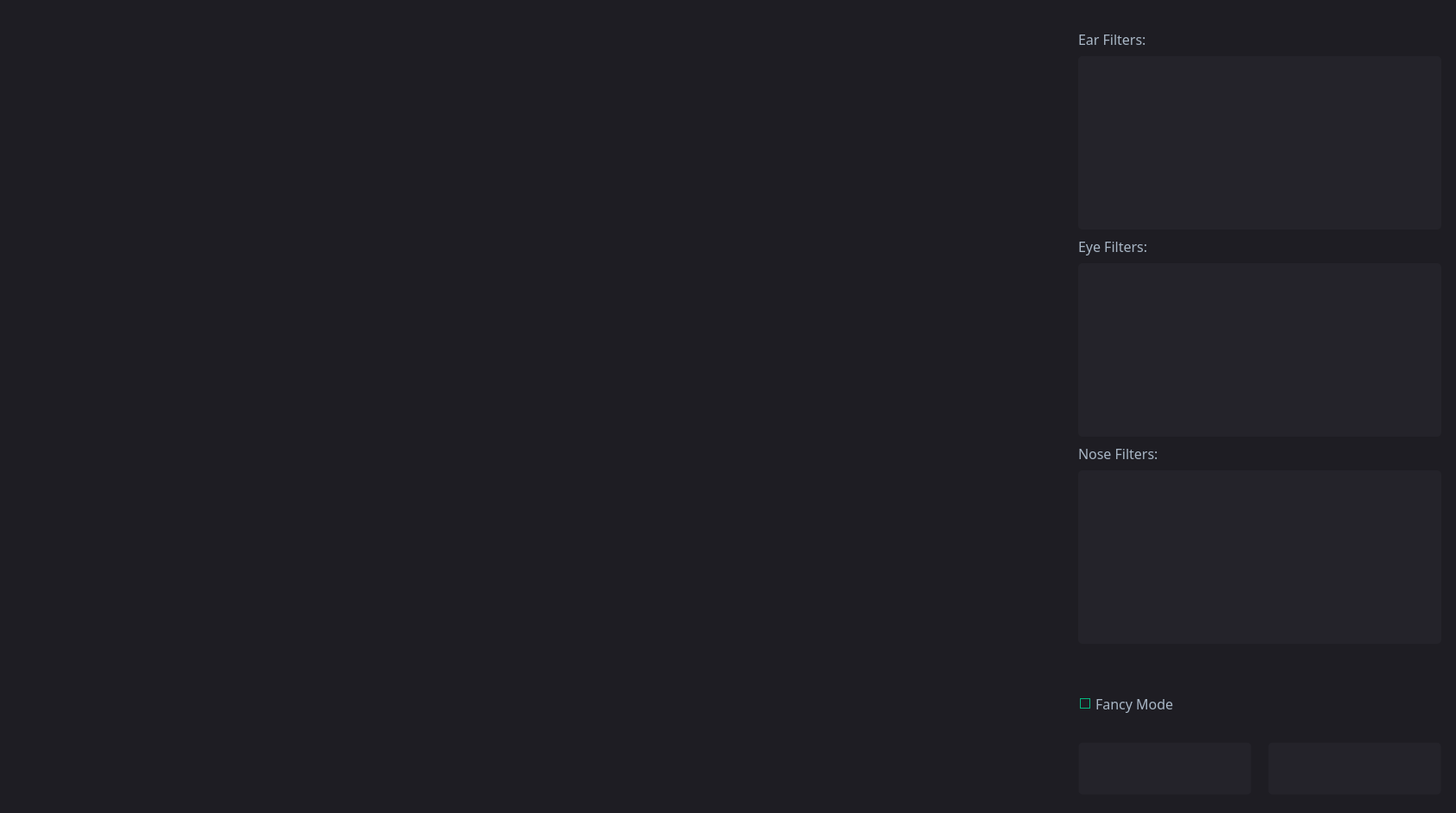
<?xml version="1.0" encoding="UTF-8"?>
<ui version="4.0">
 <class>Dialog</class>
 <widget class="QDialog" name="Dialog">
  <property name="geometry">
   <rect>
    <x>0</x>
    <y>0</y>
    <width>1688</width>
    <height>942</height>
   </rect>
  </property>
  <property name="sizePolicy">
   <sizepolicy hsizetype="Preferred" vsizetype="Preferred">
    <horstretch>0</horstretch>
    <verstretch>0</verstretch>
   </sizepolicy>
  </property>
  <property name="acceptDrops">
   <bool>false</bool>
  </property>
  <property name="windowTitle">
   <string>Pyxie</string>
  </property>
  <property name="styleSheet">
   <string notr="true">QMainWindow {
	background-color:#1e1d23;
}
QWidget{
	outline: none;
}
QListWidget {
	background-color:#24232a;
	border-color: #47596b;
	border-radius: 5px;
}
QDialog {
	background-color:#1e1d23;
}
QColorDialog {
	background-color:#1e1d23;
}
QTextEdit {
	background-color:#1e1d23;
	color: #a9b7c6;
}
QPlainTextEdit {
	selection-background-color:#007b50;
	background-color:#1e1d23;
	border-style: solid;
	border-top-color: transparent;
	border-right-color: transparent;
	border-left-color: transparent;
	border-bottom-color: transparent;
	border-width: 1px;
	color: #a9b7c6;
}
QPushButton{
	border-radius: 5px;
	border-style: solid;
	border-top-color: transparent;
	border-right-color: transparent;
	border-left-color: transparent;
	border-bottom-color: transparent;
	border-width: 1px;
	border-style: solid;
	color: #1e1d23;
	padding: 2px;
	background-color: #24232a;
}
QPushButton::default{
	border-style: inset;
	border-top-color: transparent;
	border-right-color: transparent;
	border-left-color: transparent;
	border-bottom-color: #04b97f;
	border-width: 1px;
	color: #a9b7c6;
	padding: 2px;
	background-color: #1e1d23;
}
QToolButton {
	border-style: solid;
	border-top-color: transparent;
	border-right-color: transparent;
	border-left-color: transparent;
	border-bottom-color: #04b97f;
	border-bottom-width: 1px;
	border-style: solid;
	color: #a9b7c6;
	padding: 2px;
	background-color: #1e1d23;
}
QToolButton:hover{
	border-style: solid;
	border-top-color: transparent;
	border-right-color: transparent;
	border-left-color: transparent;
	border-bottom-color: #37efba;
	border-bottom-width: 2px;
	border-style: solid;
	color: #FFFFFF;
	padding-bottom: 1px;
	background-color: #1e1d23;
}
QPushButton:hover{
	border-style: solid;
	border-top-color: transparent;
	border-right-color: transparent;
	border-left-color: transparent;
	border-bottom-color: #37efba;
	border-bottom-width: 1px;
	border-style: solid;
	color: #FFFFFF;
	padding-bottom: 2px;
	background-color: #3c3a46;
}
QPushButton:pressed{
	border-style: solid;
	border-top-color: transparent;
	border-right-color: transparent;
	border-left-color: transparent;
	border-bottom-color: #37efba;
	border-bottom-width: 2px;
	border-style: solid;
	color: #37efba;
	padding-bottom: 1px;
	background-color: #302e38;
}
QListWidget::item:hover
{
	border-width: 1px;
	border-radius: 2px;
	background-color: #3c3a46;
}
QListWidget::item:selected
{
	border-width: 1px;
	border-radius: 2px;
	background-color: #37efba;
}
QPushButton:disabled{
	border-style: solid;
	border-top-color: transparent;
	border-right-color: transparent;
	border-left-color: transparent;
	border-bottom-color: #808086;
	border-bottom-width: 2px;
	border-style: solid;
	color: #808086;
	padding-bottom: 1px;
	background-color: #1e1d23;
}
QLineEdit {
	border-width: 1px; border-radius: 4px;
	border-color: rgb(58, 58, 58);
	border-style: inset;
	padding: 0 8px;
	color: #a9b7c6;
	background:#1e1d23;
	selection-background-color:#007b50;
	selection-color: #FFFFFF;
}
QLabel {
	background-color:transparent;
	color: #a9b7c6;
}
QLCDNumber {
	color: #37e6b4;
}
QProgressBar {
	text-align: center;
	color: rgb(240, 240, 240);
	border-width: 1px; 
	border-radius: 10px;
	border-color: rgb(58, 58, 58);
	border-style: inset;
	background-color:#1e1d23;
}
QProgressBar::chunk {
	background-color: #04b97f;
	border-radius: 5px;
}
QMenuBar {
	background-color: #1e1d23;
}
QMenuBar::item {
	color: #a9b7c6;
  	spacing: 3px;
  	padding: 1px 4px;
  	background: #1e1d23;
}

QMenuBar::item:selected {
  	background:#1e1d23;
	color: #FFFFFF;
}
QMenu::item:selected {
	border-style: solid;
	border-top-color: transparent;
	border-right-color: transparent;
	border-left-color: #04b97f;
	border-bottom-color: transparent;
	border-left-width: 2px;
	color: #FFFFFF;
	padding-left:15px;
	padding-top:4px;
	padding-bottom:4px;
	padding-right:7px;
	background-color: #1e1d23;
}
QMenu::item {
	border-style: solid;
	border-top-color: transparent;
	border-right-color: transparent;
	border-left-color: transparent;
	border-bottom-color: transparent;
	border-bottom-width: 1px;
	border-style: solid;
	color: #a9b7c6;
	padding-left:17px;
	padding-top:4px;
	padding-bottom:4px;
	padding-right:7px;
	background-color: #1e1d23;
}
QMenu{
	background-color:#1e1d23;
}
QTabWidget {
	color:rgb(0,0,0);
	background-color:#1e1d23;
}
QTabWidget::pane {
		border-color: rgb(77,77,77);
		background-color:#1e1d23;
		border-style: solid;
		border-width: 1px;
    	border-radius: 6px;
}
QTabBar::tab {
	border-style: solid;
	border-top-color: transparent;
	border-right-color: transparent;
	border-left-color: transparent;
	border-bottom-color: transparent;
	border-bottom-width: 1px;
	border-style: solid;
	color: #808086;
	padding: 3px;
	margin-left:3px;
	background-color: #1e1d23;
}
QTabBar::tab:selected, QTabBar::tab:last:selected, QTabBar::tab:hover {
  	border-style: solid;
	border-top-color: transparent;
	border-right-color: transparent;
	border-left-color: transparent;
	border-bottom-color: #04b97f;
	border-bottom-width: 2px;
	border-style: solid;
	color: #FFFFFF;
	padding-left: 3px;
	padding-bottom: 2px;
	margin-left:3px;
	background-color: #1e1d23;
}

QCheckBox {
	color: #a9b7c6;
	padding: 2px;
}
QCheckBox:disabled {
	color: #808086;
	padding: 2px;
}

QCheckBox:hover {
	border-radius:4px;
	border-style:solid;
	padding-left: 1px;
	padding-right: 1px;
	padding-bottom: 1px;
	padding-top: 1px;
	border-width:1px;
	border-color: rgb(87, 97, 106);
	background-color:#1e1d23;
}
QCheckBox::indicator:checked {

	height: 10px;
	width: 10px;
	border-style:solid;
	border-width: 1px;
	border-color: #04b97f;
	color: #a9b7c6;
	background-color: #04b97f;
}
QCheckBox::indicator:unchecked {

	height: 10px;
	width: 10px;
	border-style:solid;
	border-width: 1px;
	border-color: #04b97f;
	color: #a9b7c6;
	background-color: transparent;
}
QRadioButton {
	color: #a9b7c6;
	background-color: #1e1d23;
	padding: 1px;
}
QRadioButton::indicator:checked {
	height: 10px;
	width: 10px;
	border-style:solid;
	border-radius:5px;
	border-width: 1px;
	border-color: #04b97f;
	color: #a9b7c6;
	background-color: #04b97f;
}
QRadioButton::indicator:!checked {
	height: 10px;
	width: 10px;
	border-style:solid;
	border-radius:5px;
	border-width: 1px;
	border-color: #04b97f;
	color: #a9b7c6;
	background-color: transparent;
}
QStatusBar {
	color:#027f7f;
}
QSpinBox {
	color: #a9b7c6;	
	background-color: #1e1d23;
}
QDoubleSpinBox {
	color: #a9b7c6;	
	background-color: #1e1d23;
}
QTimeEdit {
	color: #a9b7c6;	
	background-color: #1e1d23;
}
QDateTimeEdit {
	color: #a9b7c6;	
	background-color: #1e1d23;
}
QDateEdit {
	color: #a9b7c6;	
	background-color: #1e1d23;
}
QComboBox {
	color: #a9b7c6;	
	background: #1e1d23;
}
QComboBox:editable {
	background: #1e1d23;
	color: #a9b7c6;
	selection-background-color: #1e1d23;
}
QComboBox QAbstractItemView {
	color: #a9b7c6;	
	background: #1e1d23;
	selection-color: #FFFFFF;
	selection-background-color: #1e1d23;
}
QComboBox:!editable:on, QComboBox::drop-down:editable:on {
	color: #a9b7c6;	
	background: #1e1d23;
}
QFontComboBox {
	color: #a9b7c6;	
	background-color: #1e1d23;
}
QToolBox {
	color: #a9b7c6;
	background-color: #1e1d23;
}
QToolBox::tab {
	color: #a9b7c6;
	background-color: #1e1d23;
}
QToolBox::tab:selected {
	color: #FFFFFF;
	background-color: #1e1d23;
}
QScrollArea {
	color: #FFFFFF;
	background-color: #1e1d23;
}
QSlider::groove:horizontal {
	height: 5px;
	background: #04b97f;
}
QSlider::groove:vertical {
	width: 5px;
	background: #04b97f;
}
QSlider::handle:horizontal {
	background: qlineargradient(x1:0, y1:0, x2:1, y2:1, stop:0 #b4b4b4, stop:1 #8f8f8f);
	border: 1px solid #5c5c5c;
	width: 14px;
	margin: -5px 0;
	border-radius: 7px;
}
QSlider::handle:vertical {
	background: qlineargradient(x1:1, y1:1, x2:0, y2:0, stop:0 #b4b4b4, stop:1 #8f8f8f);
	border: 1px solid #5c5c5c;
	height: 14px;
	margin: 0 -5px;
	border-radius: 7px;
}
QSlider::add-page:horizontal {
    background: white;
}
QSlider::add-page:vertical {
    background: white;
}
QSlider::sub-page:horizontal {
    background: #04b97f;
}
QSlider::sub-page:vertical {
    background: #04b97f;
}
</string>
  </property>
  <widget class="QListWidget" name="eyeFilters">
   <property name="geometry">
    <rect>
     <x>1250</x>
     <y>305</y>
     <width>421</width>
     <height>201</height>
    </rect>
   </property>
   <property name="focusPolicy">
    <enum>Qt::NoFocus</enum>
   </property>
   <property name="selectionMode">
    <enum>QAbstractItemView::SingleSelection</enum>
   </property>
   <property name="iconSize">
    <size>
     <width>90</width>
     <height>90</height>
    </size>
   </property>
   <property name="movement">
    <enum>QListView::Static</enum>
   </property>
   <property name="gridSize">
    <size>
     <width>90</width>
     <height>90</height>
    </size>
   </property>
   <property name="viewMode">
    <enum>QListView::IconMode</enum>
   </property>
  </widget>
  <widget class="QLabel" name="picture">
   <property name="geometry">
    <rect>
     <x>20</x>
     <y>20</y>
     <width>1200</width>
     <height>900</height>
    </rect>
   </property>
   <property name="acceptDrops">
    <bool>true</bool>
   </property>
   <property name="autoFillBackground">
    <bool>false</bool>
   </property>
   <property name="text">
    <string/>
   </property>
   <property name="alignment">
    <set>Qt::AlignCenter</set>
   </property>
  </widget>
  <widget class="QPushButton" name="cameraButton">
   <property name="geometry">
    <rect>
     <x>1250</x>
     <y>860</y>
     <width>201</width>
     <height>61</height>
    </rect>
   </property>
   <property name="font">
    <font>
     <family>Microsoft YaHei Mono</family>
     <pointsize>12</pointsize>
    </font>
   </property>
   <property name="focusPolicy">
    <enum>Qt::NoFocus</enum>
   </property>
   <property name="text">
    <string/>
   </property>
   <property name="iconSize">
    <size>
     <width>30</width>
     <height>30</height>
    </size>
   </property>
  </widget>
  <widget class="QListWidget" name="noseFilters">
   <property name="geometry">
    <rect>
     <x>1250</x>
     <y>545</y>
     <width>421</width>
     <height>201</height>
    </rect>
   </property>
   <property name="focusPolicy">
    <enum>Qt::NoFocus</enum>
   </property>
   <property name="selectionMode">
    <enum>QAbstractItemView::SingleSelection</enum>
   </property>
   <property name="iconSize">
    <size>
     <width>90</width>
     <height>90</height>
    </size>
   </property>
   <property name="movement">
    <enum>QListView::Static</enum>
   </property>
   <property name="gridSize">
    <size>
     <width>90</width>
     <height>90</height>
    </size>
   </property>
   <property name="viewMode">
    <enum>QListView::IconMode</enum>
   </property>
  </widget>
  <widget class="QListWidget" name="earFilters">
   <property name="geometry">
    <rect>
     <x>1250</x>
     <y>65</y>
     <width>421</width>
     <height>201</height>
    </rect>
   </property>
   <property name="focusPolicy">
    <enum>Qt::NoFocus</enum>
   </property>
   <property name="selectionMode">
    <enum>QAbstractItemView::SingleSelection</enum>
   </property>
   <property name="iconSize">
    <size>
     <width>90</width>
     <height>90</height>
    </size>
   </property>
   <property name="movement">
    <enum>QListView::Static</enum>
   </property>
   <property name="gridSize">
    <size>
     <width>90</width>
     <height>90</height>
    </size>
   </property>
   <property name="viewMode">
    <enum>QListView::IconMode</enum>
   </property>
  </widget>
  <widget class="QLabel" name="label">
   <property name="geometry">
    <rect>
     <x>1250</x>
     <y>30</y>
     <width>461</width>
     <height>31</height>
    </rect>
   </property>
   <property name="font">
    <font>
     <family>Microsoft YaHei Mono</family>
     <pointsize>12</pointsize>
    </font>
   </property>
   <property name="text">
    <string>Ear Filters:</string>
   </property>
  </widget>
  <widget class="QLabel" name="label_2">
   <property name="geometry">
    <rect>
     <x>1250</x>
     <y>270</y>
     <width>461</width>
     <height>31</height>
    </rect>
   </property>
   <property name="font">
    <font>
     <family>Microsoft YaHei Mono</family>
     <pointsize>12</pointsize>
    </font>
   </property>
   <property name="text">
    <string>Eye Filters:</string>
   </property>
  </widget>
  <widget class="QLabel" name="label_3">
   <property name="geometry">
    <rect>
     <x>1250</x>
     <y>510</y>
     <width>461</width>
     <height>31</height>
    </rect>
   </property>
   <property name="font">
    <font>
     <family>Microsoft YaHei Mono</family>
     <pointsize>12</pointsize>
    </font>
   </property>
   <property name="text">
    <string>Nose Filters:</string>
   </property>
  </widget>
  <widget class="QPushButton" name="captureButton">
   <property name="geometry">
    <rect>
     <x>1470</x>
     <y>860</y>
     <width>201</width>
     <height>61</height>
    </rect>
   </property>
   <property name="font">
    <font>
     <family>Microsoft YaHei Mono</family>
     <pointsize>12</pointsize>
    </font>
   </property>
   <property name="focusPolicy">
    <enum>Qt::NoFocus</enum>
   </property>
   <property name="text">
    <string/>
   </property>
   <property name="icon">
    <iconset>
     <normaloff>capture.svg</normaloff>capture.svg</iconset>
   </property>
   <property name="iconSize">
    <size>
     <width>30</width>
     <height>30</height>
    </size>
   </property>
  </widget>
  <widget class="QLabel" name="white">
   <property name="geometry">
    <rect>
     <x>20</x>
     <y>20</y>
     <width>1200</width>
     <height>900</height>
    </rect>
   </property>
   <property name="acceptDrops">
    <bool>true</bool>
   </property>
   <property name="autoFillBackground">
    <bool>false</bool>
   </property>
   <property name="text">
    <string/>
   </property>
   <property name="alignment">
    <set>Qt::AlignCenter</set>
   </property>
  </widget>
  <widget class="QCheckBox" name="checkBox">
   <property name="geometry">
    <rect>
     <x>1250</x>
     <y>790</y>
     <width>201</width>
     <height>51</height>
    </rect>
   </property>
   <property name="font">
    <font>
     <family>Microsoft YaHei Mono</family>
     <pointsize>12</pointsize>
    </font>
   </property>
   <property name="text">
    <string>Fancy Mode</string>
   </property>
   <property name="checked">
    <bool>false</bool>
   </property>
  </widget>
 </widget>
 <resources/>
 <connections/>
</ui>
